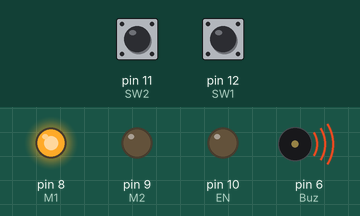
Bench run of a sketch on a simulated Arduino Uno, built with avr-gcc and run on an emulated ATmega328P. Shown: output pins drawn as LEDs (lit = HIGH), buzzer (waves = sounding). The inputs (shaded band) are chosen by the test bench; at power-on: pin 12 (SW1) HIGH, pin 11 (SW2) HIGH. What the sketch prints to the serial monitor is not drawn.

Above: at 3.1 s.
3.2 s: pin 12 (SW1) pulled LOW for 1.25 s
At 5.4 s:
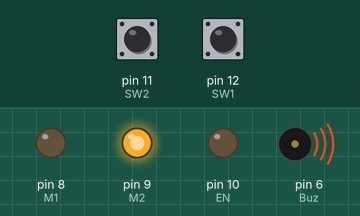
7.1 s: pin 11 (SW2) pulled LOW for 1.25 s
At 8.15 s:
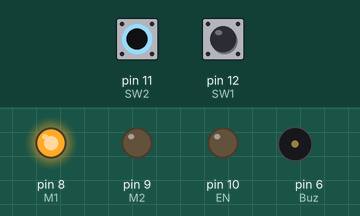
9.8 s: pin 11 (SW2) pulled LOW for 3.2 s
At 13.3 s:
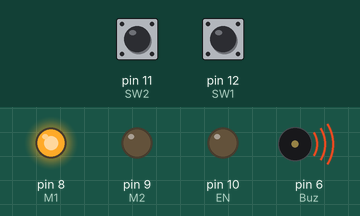
14.5 s: pin 12 (SW1) pulled LOW for 3.2 s
At 17.0 s:
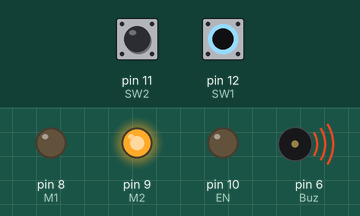
21.1 s: pin 11 (SW2) driven LOW and pin 12 (SW1) driven LOW
At 23.0 s:
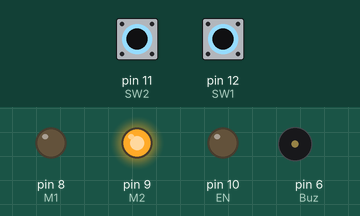
23.4 s: pin 12 (SW1) driven HIGH
At 25.1 s:
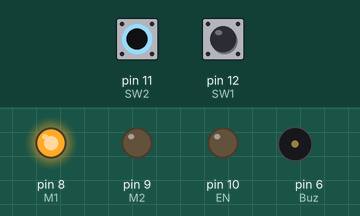
Timing chart, 0 to 26.2 s (numbered marks = the images above; inputs shaded):
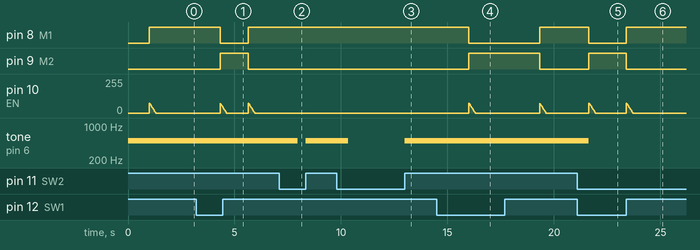

The sketch:

Home_Gate_Automation_System.ino
```cpp
#define SW1 12
#define SW2 11
#define Buz 6
#define M1 8
#define M2 9
#define EN 10
int SW1_val;
int SW2_val;
int flag1 = 0;
int flag2 = 0;
void setup() {
  Serial.begin(9600);
  pinMode(SW1, INPUT_PULLUP);
  pinMode(SW2, INPUT_PULLUP);
  pinMode(Buz, OUTPUT);
  pinMode(M1, OUTPUT);
  pinMode(M2, OUTPUT);
  pinMode(EN, OUTPUT);
}

void loop() {

  SW1_val = digitalRead(SW1);
  SW2_val = digitalRead(SW2);
  if(SW2_val == HIGH){
    tone(Buz,500);
    delay(1000);
    }
  if(SW2_val == LOW){
      noTone(Buz);
    }


  if(SW1_val == HIGH){
    if(flag1 == 0){
      flag1 = 1;
      flag2 = 0;
      for(int i = 75; i >= 0; i = i - 5){
        analogWrite(EN, i);
        digitalWrite(M1, HIGH);
        digitalWrite(M2, LOW);
        Serial.println(i);
        delay(20);
     }
    }
  }else{
    if(flag2 == 0){
      flag2 = 1;
      flag1 = 0;
      for(int i = 75; i >= 0; i = i - 5){
        analogWrite(EN, i);
        digitalWrite(M2, HIGH);
        digitalWrite(M1, LOW);
        Serial.println(i);
        delay(20);
      }
    }
  }
}
```

Measured:
- after the input at 3.2 s, pin 8 (M1): HIGH → LOW after 1.1 s, → HIGH 1.3 s later; pin 9 (M2): LOW → HIGH after 1.1 s, → LOW 1.3 s later; pin 10 (EN): ramps from 75/255 to 0/255 and jumps back, once every 1.3 s
- after the input at 7.1 s, tone on pin 6 (Buz): 500 Hz → silent after 0.87 s, → 500 Hz 0.38 s later
- after the input at 9.8 s, tone on pin 6 (Buz): 500 Hz → silent after 0.55 s, → 500 Hz 2.6 s later
- after the input at 14.5 s, pin 8 (M1): HIGH → LOW after 1.5 s, → HIGH 3.3 s later; pin 9 (M2): LOW → HIGH after 1.5 s, → LOW 3.3 s later; pin 10 (EN): ramps from 75/255 to 0/255 and jumps back, once every 3.3 s
- after the input at 21.1 s, pin 8 (M1): HIGH → LOW after 0.54 s; pin 9 (M2): LOW → HIGH after 0.54 s; tone on pin 6 (Buz): 500 Hz → silent after 0.54 s
- after the input at 23.4 s, pin 8 (M1): LOW → HIGH at once; pin 9 (M2): HIGH → LOW at once
